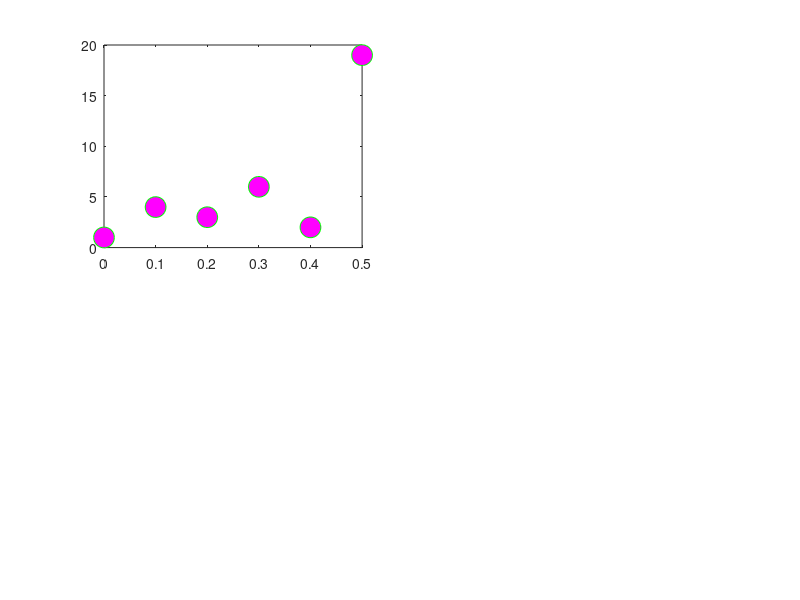
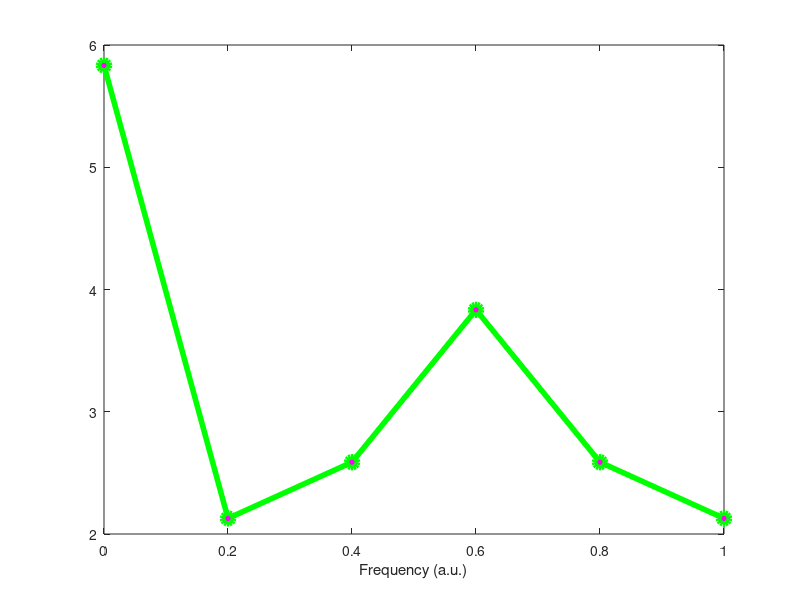

These charts were generated, in order, by the following MATLAB code: (Note: this script raises an error after producing the figures.)
%% Interpolating
%% Low-sampling-rate data to upsample
% In Hz
srate = 10;

% Just some numbers...
data  = [1 4 3 6 2 19];

% Other parameters
npnts = length(data);
time  = (0:npnts-1)/srate;

% Plot the original data
figure(1), clf
subplot(221)
plot(time,data,'go','markersize',15,'markerfacecolor','m')

% Amplitude spectrum
figure(2), clf
plot(linspace(0,1,npnts),abs(fft(data/npnts)),'go-','markerfacecolor','m','linew',4,'markersize',8)
xlabel('Frequency (a.u.)')

%% Interpolation
% New time vector for interpolation
N = 47;
newTime = linspace(time(1),time(end),N);

% Different interpolation options
interpOptions = {'linear';'next';'nearest';'spline'};
interpColors  = 'brkm';
interpShapes  = 'sd^p';

for methodi=1:length(interpOptions)
    
    %% Using griddedInterpolant
    % Define interpolation object
    F = griddedInterpolant(time,data,interpOptions{methodi});
    
    % Query that object at requested time points
    newdata = F(newTime);
    
    %% Using interp1 (same as above)
    newdata = interp1(time,data,newTime,interpOptions{methodi});
    
    %% Plots
    figure(1)
    subplot(2,2,methodi), hold on
    plot(newTime,newdata,'ks-','markersize',10,'markerfacecolor','w')
    plot(time,data,'go','markersize',15,'markerfacecolor','m')
    
    % Make the axis a bit nicer
    set(gca,'xlim',[0 max(time(end),newTime(end))])
    title([ '''' interpOptions{methodi} '''' ]) % 4 single quotes here to get a single quote of text!
    axis square
    
    figure(2), hold on
    plot(linspace(0,1,N),abs(fft(newdata/N)),[ interpColors(methodi) interpShapes(methodi) '-' ],'markerfacecolor',interpColors(methodi))
    
end
 
% Adjust spectral plot
figure(2)
set(gca,'xlim',[0 .5])
legend(cat(1,'original',interpOptions))

%% end.